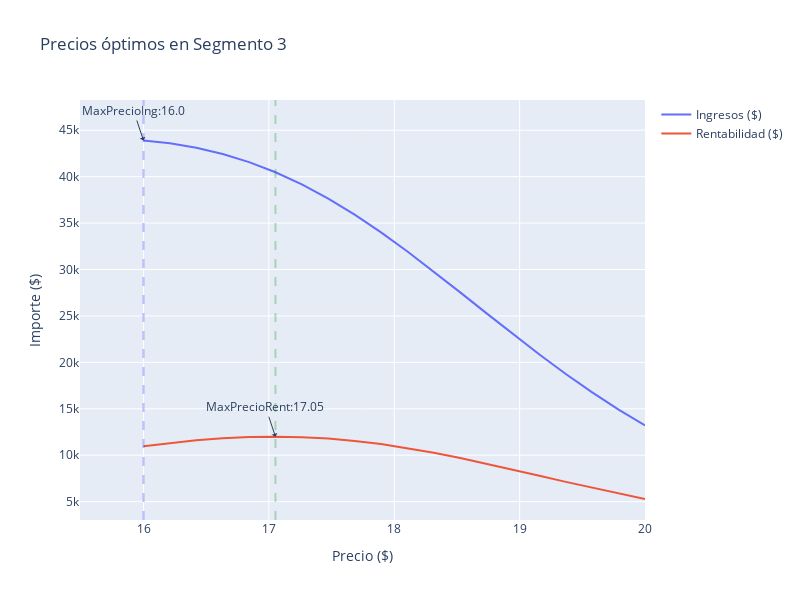

Source (notebook cell):
### Code cell
fig = go.Figure()

# Se agrega el precio máximo de ingreso
fig.add_trace(go.Scatter(x=df_elasticidad['irr'], y=df_elasticidad['ingresos_seg3'], name='Ingresos ($)'))
# Se agrega la etiqueta
fig.add_annotation(x=float(max_ing_seg3['irr']), y=float(max_ing_seg3['ingresos_seg3']),
                                  text="MaxPrecioIng:"+str(float(max_ing_seg3['irr'].round(2))),
                                  showarrow=True,
                                  arrowhead=1)
# Se agrega la recta del precio máximo
fig.add_vline(x=float(max_ing_seg3['irr']), line_width=2, line_dash="dash",
                             line_color="blue", opacity=0.25)

# Se agrega el precio máximo de rentabilidad
fig.add_trace(go.Scatter(x=df_elasticidad['irr'], y=df_elasticidad['rentabilidad_seg3'], name='Rentabilidad ($)'))
# Se agrega la etiqueta
fig.add_annotation(x=float(max_ren_seg3['irr']), y=float(max_ren_seg3['rentabilidad_seg3']),
                                  text="MaxPrecioRent:"+str(float(max_ren_seg3['irr'].round(2))),
                                  showarrow=True,
                                  arrowhead=1)
# Se agrega la recta del precio máximo
fig.add_vline(x=float(max_ren_seg3['irr']), line_width=2, line_dash="dash",
                             line_color="green", opacity=0.25)

# # Agregamos la línea de restricción: Costo
# fig.add_vline(x=float(df_elasticidad['costo'].mean()), line_width=2, line_dash="dash",
#                              line_color="orange", opacity=0.5)

# Configuración del gráfico
fig.update_layout(
    showlegend=True,
    width=800,
    height=600,
    xaxis_title="Precio ($)",
    yaxis_title="Importe ($)",
    title="Precios óptimos en Segmento 3")

### Figure 1 — Plotly figure (JSON) as saved in the notebook; plotly's stock layout.template omitted (floating-point values rounded to 4 significant figures)
{"data": [{"name": "Ingresos ($)", "type": "scatter", "x": [16, 16.21, 16.42, 16.63, 16.84, 17.05, 17.26, 17.47, 17.68, 17.89, 18.11, 18.32, 18.53, 18.74, 18.95, 19.16, 19.37, 19.58, 19.79, 20], "y": [43890.0, 43590.0, 43110.0, 42440.0, 41560.0, 40470.0, 39160.0, 37640.0, 35910.0, 34000.0, 31950.0, 29780.0, 27540.0, 25280.0, 23030.0, 20840.0, 18750.0, 16760.0, 14920.0, 13210.0]}, {"name": "Rentabilidad ($)", "type": "scatter", "x": [16, 16.21, 16.42, 16.63, 16.84, 17.05, 17.26, 17.47, 17.68, 17.89, 18.11, 18.32, 18.53, 18.74, 18.95, 19.16, 19.37, 19.58, 19.79, 20], "y": [10970.0, 11320.0, 11610.0, 11820.0, 11950.0, 11990.0, 11940.0, 11790.0, 11540.0, 11200.0, 10770.0, 10270.0, 9702.0, 9089.0, 8445.0, 7788.0, 7132.0, 6489.0, 5871.0, 5286.0]}], "layout": {"annotations": [{"arrowhead": 1, "showarrow": true, "text": "MaxPrecioIng:16.0", "x": 16, "y": 43890.0}, {"arrowhead": 1, "showarrow": true, "text": "MaxPrecioRent:17.05", "x": 17.05, "y": 11990.0}], "height": 600, "shapes": [{"line": {"color": "blue", "dash": "dash", "width": 2}, "opacity": 0.25, "type": "line", "x0": 16, "x1": 16, "xref": "x", "y0": 0, "y1": 1, "yref": "y domain"}, {"line": {"color": "green", "dash": "dash", "width": 2}, "opacity": 0.25, "type": "line", "x0": 17.05, "x1": 17.05, "xref": "x", "y0": 0, "y1": 1, "yref": "y domain"}], "showlegend": true, "title": {"text": "Precios óptimos en Segmento 3"}, "width": 800, "xaxis": {"title": {"text": "Precio ($)"}}, "yaxis": {"title": {"text": "Importe ($)"}}}}
